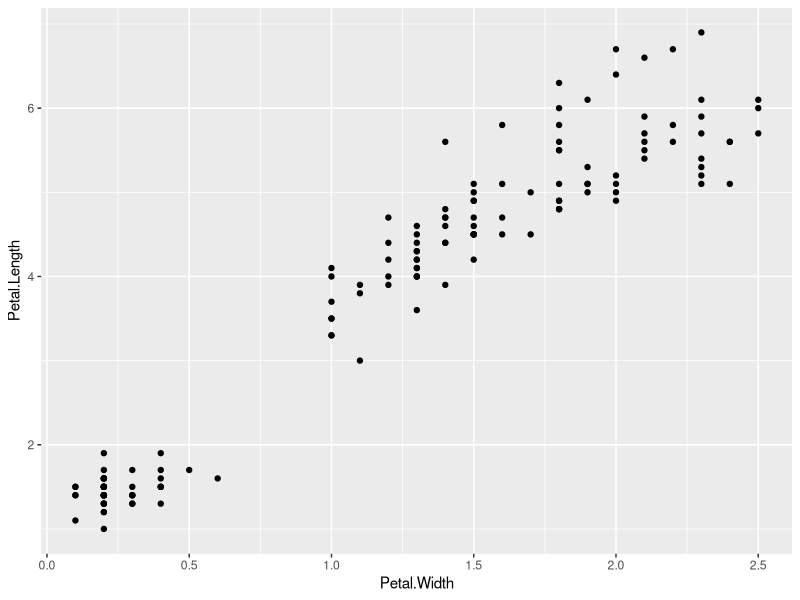

Generate this figure with R:
## ---- chunk 1
library(ggplot2)
qplot(x = Petal.Width, y = Petal.Length, data = iris)
